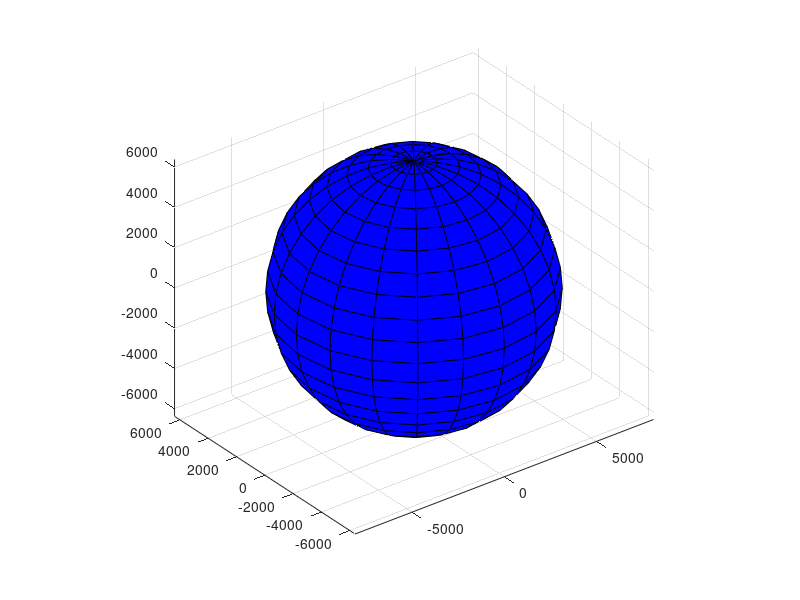

Source code (MATLAB):
function PlotEarth()
    % plot the Earth
    rE = 6378.1; % km (equatorial Earth radius)
    [xE, yE, zE] = ellipsoid(0, 0, 0, rE, rE, rE, 20);
    surface(xE, yE, zE, 'FaceColor', 'blue', 'EdgeColor', 'black');
    axis equal; view(3); grid on; hold on;
end

